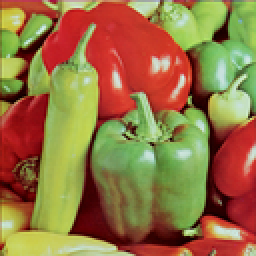
%> input picture 传统成像/image/PeppersRGB.tif, 128 x 128 px, shrunk from 512 x 512 before the run (shown 2 times larger)
$ octave main_tro_cam.m   (GNU Octave 9; MATLAB toolbox functions it lacks are replaced by stand-ins)
%> lines starting %> are read from the running program, lines starting %| are printed output that depends on the picture
%2012 12 16 by lichao
%2012 12 24 修改，克服了黑色网格化现象。
%传统相机成像
%距透镜d的物体，在透镜后v处成的像
%适用与近轴光学，即物体离透镜的距离远大于焦距
%可分别令v=16,17,0,17.094,15.84

%obj:           场景
%d:             场景距离主透镜的距离
%D:             主透镜直径
%F:             主透镜焦距
%v:             成像位置，即传感器位置
%N_line:        主透镜采样率
%sen_d:         传感器直径
%sen_N:         传感器个数
%nx:            场景x坐标
%ny:            场景y坐标

%%
clc
clear all
close all

addpath(genpath('.\image'));
addpath(genpath('.\sub'));

%%  参数 单位mm
D=4/1.4;                                                                   %直径 1/F = 1.4 = 焦距/直径
F=4;                                                                       %焦距
d=2000;                                                                    %物距
%v=F*d/(d-F);  %像距
v=4.01;                                                                       %在焦距上
N_line=5;                                                                  %对主透镜的离散化，每个点在主透镜有多少光线
sen_N=10000;                                                                 %传感器总个数
sen_d=D/sen_N;                                                             %传感器直径

% [7 lines of commented-out code are left out]

%% 读取图像，并将图像转为灰度图
obj_imread=imread('PeppersRGB.tif'); %843*1268
%> obj_imread is the input picture: size 128x128x3 uint8; mean R, G, B 149.9, 115.8, 66.6
figure
imshow(obj_imread,[]);
obj_r = obj_imread(:,:,1)
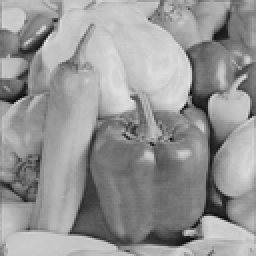
%> obj_r: size 128x128 uint8 (shown 2 times larger); min 8, max 225, mean 149.9
obj_g = obj_imread(:,:,2)
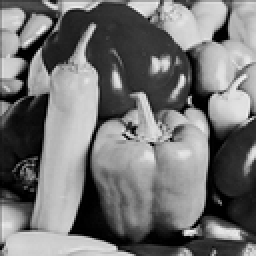
%> obj_g: size 128x128 uint8 (shown 2 times larger); min 0, max 243, mean 115.8
obj_b = obj_imread(:,:,3)
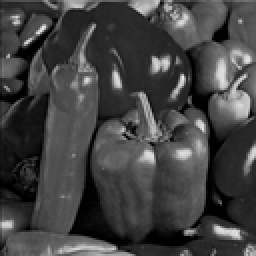
%> obj_b: size 128x128 uint8 (shown 2 times larger); min 0, max 238, mean 66.6
figure
imshow(obj_r,[]);
imshow(obj_g,[]);
imshow(obj_b,[]);
for i_rgb =1:1:1


obj_gray=obj_imread(:,:,i_rgb);
% obj_gray=rgb2gray(obj_imread);
obj_gray_double=double(obj_gray);

obj = obj_gray_double;

%% 模拟成像过程
tic
%[im,error]=LF_sim(obj,d,D,F,v,N_line,sen_d,sen_N);
im=zeros(sen_N);                                                            %清空sen_N 传感器
%%  物体信息
Kx=size(obj,1);                                                             %返回行数
Ky=size(obj,2);                                                             %返回列数
d_D=d/D;                                                                    %场景是主透镜的多少倍
d_m=1;                                                                      %每个传感器上对应场景中的点的个数
%[nx,ny,error]=select_nx_ny(Kx,Ky,F,d,sen_N,D,d_D,d_m);                      %d_D,d_m为可选参数，不输入时为d_D=8,d_m=2
dd=(D/sen_N)*(d-F)/F;
% dd=10;
%表示每个场景间的最大间隔
nx=linspace(-dd*Kx/(2*d_m),dd*Kx/(2*d_m),Kx);
ny=linspace(-dd*Ky/(2*d_m),dd*Ky/(2*d_m),Ky);
%     disp('不呈现黑色网格现象：');
    disp(['每个传感器对应的场景像素个数为：d_m=',num2str(d_m)]);
% if error==1
%     return;
% else
    fprintf('\n开始相机传输过程：\n');
% end
%% 相机成像过程 薄透镜
M_len=[1 0;-1/F 1];                                                         %主透镜折射
%这个是什么问题？ 怎么传输，是主透镜到sensor之间
T=[1 v;0 1];                                                                %主透镜与微透镜之间传播

sen_N_1=1/sen_d;                                                            %单位距离传感器个数

para_x=zeros(N_line,1);
para_rx=zeros(N_line,1);                                                    %光线在传感器上坐标
para_th=zeros(N_line,1);                                                    %光线与微透镜的夹角

para_y=zeros(N_line,1);
para_ry=zeros(N_line,1);
para_be=zeros(N_line,1);

n=linspace(-fix(D/2),fix(D/2),N_line);%透镜离散化

k_num=0.1;
for ix=1:Kx
    for jy=1:Ky
        if obj(ix,jy)~=0
            dx=nx(ix);                                                      %选择入射光在物体处的x坐标
            dy=ny(jy);                                                      %选择入射光在物体处的y坐标
           %% 每条光线的光强  此处有近似
            In=obj(ix,jy)/(N_line ^2);  %%不清楚光强和物体有什么关系？可以理解为灰度值，就是光强，每一个点上的光束都均匀的射到镜面上，
                                        %%后续就按照镜面为入射面进行计算就可以额
                                        %%镜面上物[1,0;0,1]可以不乘，就得到T*M*[R,theta]；
                                        %%这样基本上能说的通了

            for i=1:N_line
                x=n(i);                                                     %透镜上离散坐标
                theta=atan((x-dx)/d);                                       %入射光与透镜的角度
              %  pq1_x=T*M_len*[x;theta];      %[x;theta]表示入射光线向量，和z高度，以及和z水平夹角
              %透镜的转换及移动距离v
                pq1_x=T*M_len*[x;theta];
                x1=pq1_x(1);
                para_th(i)=pq1_x(2);
                para_x(i)=sen_N_1*x1+fix(sen_N/2)+1 ;                       %调整后的x2  1--4001
                para_rx(i)=round(para_x(i));                                %传感器坐标为整数

            end
            for j=1:N_line
                y=n(j);
                beta=atan((y-dy)/d);
                pq1_y=T*M_len*[y;beta];                                     %透镜的转换及移动距离v
                y1=pq1_y(1);
                para_be(j)=pq1_y(2);
                para_y(j)=sen_N_1*y1+fix(sen_N/2)+1 ;                       %调整后的y2
                para_ry(j)=round(para_y(j));                                %传感器坐标为整数
            end

            %% 计算光强
            for i=1:N_line
                for j=1:N_line
                    if ((n(i)^2+n(j)^2)<=(D/2)^2)&&(para_rx(i)<=sen_N)&&(para_ry(j)<=sen_N)&&(para_rx(i)>0)&&(para_ry(j)>0)
                        %((n(i)^2+n(j)^2)<=(D/2)^2)                                     主透镜圆形
                        %(para_rx(i)<=sen_N_total)&&(para_ry(j)<=sen_N_total)&&(para_rx(i)>0)&&(para_ry(j)>0) 在传感器范围内
                        rx=para_rx(i);
                        ry=para_ry(j);
                        midpara=im(rx,ry);%% 变换光强？
                        In1=midpara+In*sqrt(cos(para_th(i))^2+cos(para_be(j))^2);  %%理解为x方面和y方向的光强 ，最终合并为z方向的光强
                        im(rx,ry)=In1;
                    end
                end
            end
        end
    end
    if ix==fix(k_num*Kx)
        disp(['已完成',num2str(k_num*100),'%']);
        k_num=k_num+0.1;
    end
end

t=toc;
disp(['模拟成像过程花费时间为t=',num2str(t),'s']);
% [6 lines of commented-out code are left out]
%%  画出图像
figure
subplot(1,2,1),imshow(obj,[]);title('原始图像');
subplot(1,2,2),imshow(im,[]);title('传感器图像im');
disp('已画出传感器图像！');

%> (the run ends here)
